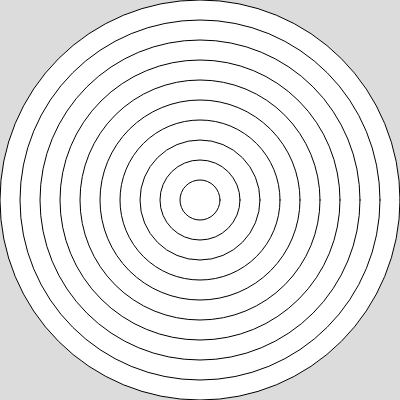
Frame 1 (no input)
Frame 60 (no input): identical to frame 1, image omitted
Frame 120 (the mouse pressed at the canvas centre since frame 60): identical to frame 1, image omitted

The p5.js sketch that drew this single still picture (run headless with seeded random() and noise() and a simulated clock; from frame 60 on, the mouse is pressed at the canvas centre):

// p5.js sketch
// ── sketch.js
// refactoring 3
// Dan 
// 4/4/19
//


  ``
const MINUS_NUM = 40;   /// makes the circles smaller everytime
const xPosition = 200;   // where the circle sits on the x 
const yPosition = 200;   // where the circle sits on the y

function setup() {
  createCanvas(400, 400);
}

function draw() {
  background(220);
  ellipseMaker();
  }

//------------------------------------------------MAKES THE CIRCLE

function ellipseMaker(){
  let xSize = 400;          //the x cordinate in the largest circle
  let ySize = 400;          // the y cordinate in the largest circle

  for (let i = 0; i < 11; i ++){
    ellipse(xPosition, yPosition, xSize, ySize);   //draws the biggest circle
    xSize -= MINUS_NUM;    //makes the circle smaller by the const Minus_num in the x  
    ySize -= MINUS_NUM;    //makes the circle smaller by the const Minus_num in the y

  }

}
